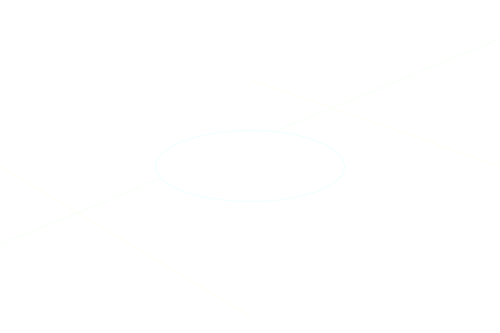
Frame 1 (no input)
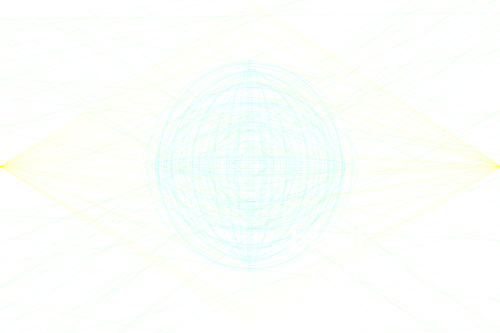
Frame 60 (the mouse pressed at the canvas centre just before this capture)
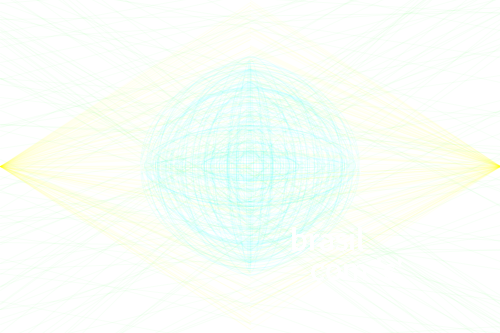
Frame 120 (the mouse held since frame 60 and released just before this capture)

The Processing sketch that drew these frames (run headless with seeded random() and noise(); from frame 60 on, the mouse is pressed at the canvas centre):

// Processing sketch: processing_171816
// ── processing_171816.pde

/*14/11/2014
  First attempt of a brasil's flag, with an "s"
  Code by Pablo Basile
  www.pablobasile.xpg.com.br
  I'm still learning the basics of Processing, after taking classes with Mr. Rogério Borovik, from Instituto Volusiano. 
  This code is is licensed under a Creative Commons Attribution-NonCommercial-ShareAlike 4.0 International License.(CC BY-NC-SA 4.0), so if you like it, fell free to use and/or modify it as you want!
*/

void setup() {  
  size(500, 333);
  frameRate(24);
  background(255);  //set background white
}

void draw() {  //draw function loops
    stroke(55,255,55,10); //green lines
    line(0,random(-100,433),500,random(-100,433));
     
    stroke(255,255,0,10); //yellow lines
    line(0,166,250,random(0,333)); //yellow lines from the left 
    line(500,166,250,random(0,333)); //yellow lines from the right
        
    stroke(0,255,255,15); //blue ellipses
    ellipse(250,166,random(1,220),random(1,220));
    noFill();
  
    stroke(255,255,255,20); //white arcs
    arc(250,random(166,176),220,random(60,100),PI,2*PI);
    
    textSize(32);
    text("brasil", 290, 250); 
    text("com 's'", 310, 280);
 }
